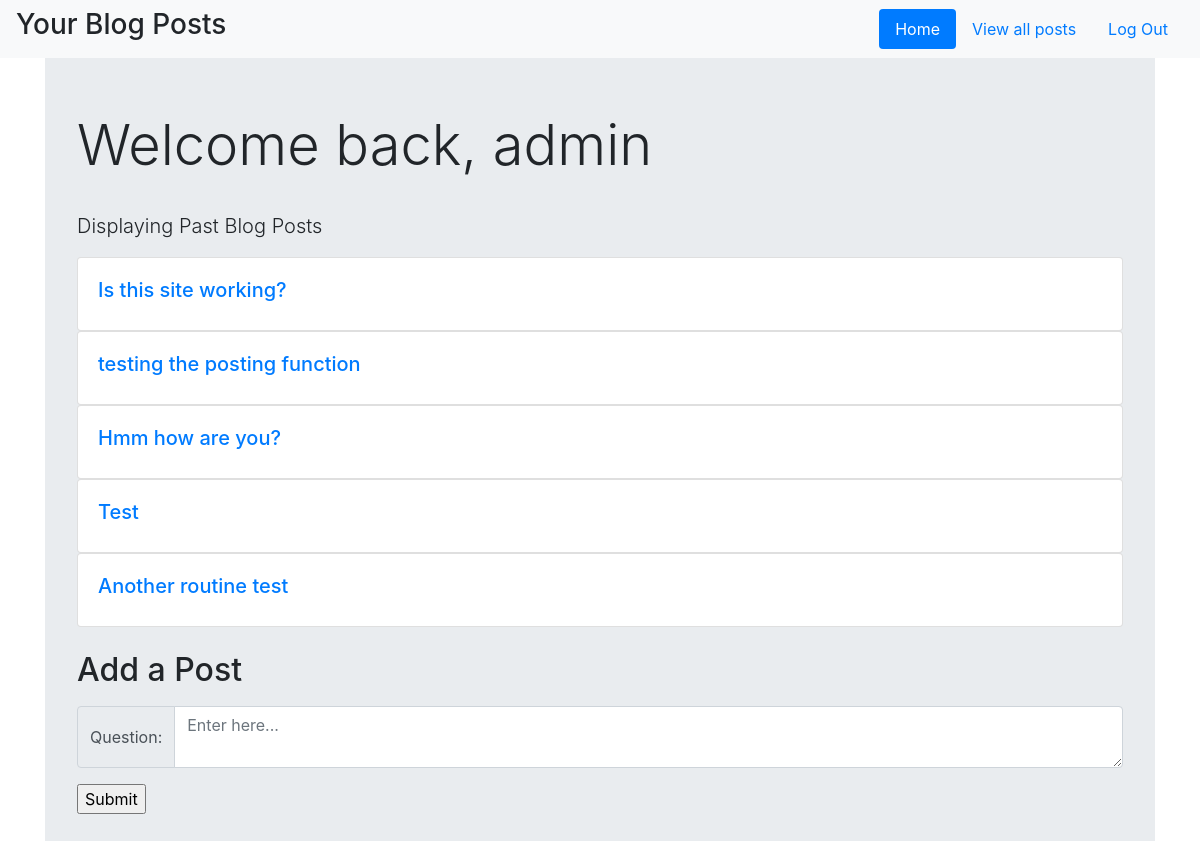
The app's page /home/ (signed in) with its own data.
### tables this page shows
CREATE TABLE "Users" (
	"id"	INTEGER PRIMARY KEY AUTOINCREMENT,
	"username"	TEXT NOT NULL UNIQUE,
	"password"	TEXT NOT NULL
);

CREATE TABLE "Blogs" (
	"id"	INTEGER PRIMARY KEY AUTOINCREMENT,
	"blogger_id"	INTEGER NOT NULL,
	"post"	TEXT NOT NULL
);

### blog.py (the view)
@app.route('/home/')
def home():
    if session['logged_in']==False:
        return redirect(url_for('sign_in'))
    else:
        user_id = session['user_id']
        db = get_db()
        user_posts = db.execute('SELECT * FROM Blogs WHERE blogger_id=?',(user_id,)).fetchall()
        user = db.execute('SELECT * FROM Users WHERE id=?',(user_id,)).fetchall()
        username = user[0][1]
        return render_template('home.html', user_posts=user_posts, username=username)

### blog.py (called while the page is built)
def get_db():
    db = sqlite3.connect('blog.sqlite3')
    db.row_factory = sqlite3.Row
    return db

### templates/home.html
{% extends "layout.html" %}
{% block body %}
<nav class="navbar fixed-top navbar-light bg-light"
    <a class="navbar-brand" href="#"><h3>Your Blog Posts</h3></a>
    <ul class="nav nav-pills">
      <li class="nav-item">
        <a class="nav-link active" href="/home">Home</a>
      </li>
      <li class="nav-item">
        <a class="nav-link" href="/posts">View all posts</a>
      </li>
      <li class="nav-item">
        <a class="nav-link" href="/log_out">Log Out</a>
      </li>
    </ul>
</nav>
<div class="jumbotron">
    <h1 class="display-4">Welcome back, {{ username }}</h1><br>
    <p class="lead">Displaying Past Blog Posts</p>
    {% for post in user_posts %}
      <a href="{{ url_for('view', id=post['id']) }}">
        <div class="card">
          <div class="card-body">
            <h5 class="title">{{ post['post'] }}</h5>
          </div>
        </div>
      </a>
    {% endfor %}
    <br>
    <h2>Add a Post</h2>
    <form action="{{ url_for('add_post') }}" method="POST">
        <div class="input-group my-3">
            <div class="input-group-prepend">
                <span class="input-group-text">Question:</span>
            </div>
            <textarea class="form-control" name="post" placeholder="Enter here..."></textarea>
        </div>
        <input type="submit">
    </form>
</div>
{% endblock %}

### templates/layout.html (shortened to what this page needs)
<!doctype html>
<html>
<head>
    <link rel="stylesheet" type"text/css" href="/static/css/bootstrap.css">
</head>
<body class="pt-5">
    <div class="container">
        {% block body %}{% endblock %}
    </div>
</body>
</html>

### records on screen
Users: username "admin"
Blogs: post "Is this site working?"
Blogs: post "testing the posting function"
Blogs: post "Hmm how are you?"
Blogs: post "Test"
Blogs: post "Another routine test"
